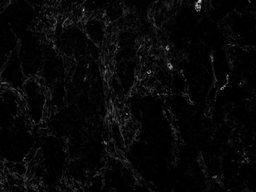
#> input picture images/fibronectin.png, 256 x 192 px, shrunk from 1872 x 1404 before the run
$ python test.py
#> lines starting #> are read from the running program, lines starting #| are printed output that depends on the picture; after the words box and inside, x2 and y2 are one past the last pixel; in counts of white or black regions, pixels touching at a corner belong together
#> further down, image is the input picture: shape (192, 256) float32; min 0, max 0.816, mean 0.0276
### psdetector/main.py
import numpy as np
import cv2

from tqdm import tqdm


class ShapeGenerator:
    def __init__(self, args, shape_function):
        self.args = args
        self.shape_function = shape_function

    def makeShapes(self):
        for arg in self.args:
            shape = self.shape_function(arg)
            yield arg, np.array(shape)


class ShapeDetector:
    def __init__(self, image: np.ndarray, shapes: ShapeGenerator):
        self.image = image / image.max()
        self.shapes = shapes

        self.max_response = None
        self.max_idx = None

    def match(self):
        param, shape = next(self.shapes.makeShapes())
        self.max_response = cv2.filter2D(self.image, -1, shape)
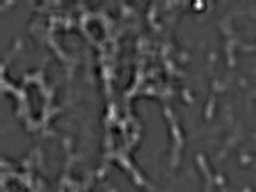
#> self.max_response: shape (192, 256) float32; min -0.0937, max 0.24, mean 3.96e-05; drawn with min black and max white
        self.max_idx = np.zeros((*self.image.shape, len(self.shapes.args[0])))
        for param, shape in tqdm(
            self.shapes.makeShapes(),
            desc="Matching shapes",
            total=len(self.shapes.args),
        ):
            filtered_image = cv2.filter2D(self.image, -1, shape)
            mask = filtered_image > self.max_response
            self.max_response[mask] = filtered_image[mask]
            self.max_idx[mask] = np.array(param)
#> this loop made 1008 passes
#> pass 2, in match, `mask = filtered_image > self.max_response`:
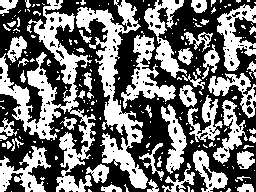
#> mask: shape (192, 256) bool; 44.2% white; 226 white regions (171 under 20 px), largest, box (x1, y1, x2, y2) and area: (0, 0, 96, 192) 4994, (76, 0, 148, 189) 3792, (121, 35, 176, 109) 1330
#> after the loop:
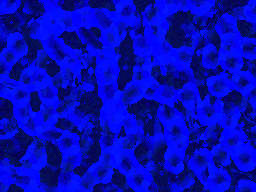
#> self.max_idx: shape (192, 256, 3) float64; mean of channels 0, 1, 2 0.8, 1.4, 26.1; drawn with min black and max white
#> after the loop:
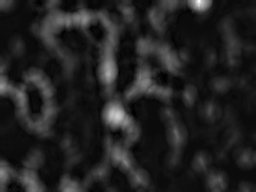
#> self.max_response: shape (192, 256) float32; min -0.0178, max 0.363, mean 0.033; drawn with min black and max white

    def __call__(self, threshold: float) -> np.ndarray:
        """
        threshold: float in [-1, 1]
        """
#> called with threshold = 0.2
        if self.max_response is None or self.max_idx is None:
            raise ValueError("Must call match() first.")

        self.mask = np.zeros_like(self.image, dtype=np.int8)
        sorted_intensities = np.sort(self.max_response, axis=None)[::-1]

        num_iterations = sum(corr >= threshold for corr in sorted_intensities)
#> num_iterations = 281
        for corr in tqdm(
            sorted_intensities, desc="Creating mask", total=num_iterations
        ):

            if corr <= threshold:
                break

            tmp = np.argwhere(self.max_response == corr)  # (row, col)
            params = self.max_idx[tmp[0, 0], tmp[0, 1], :]

            self.shapes.args = [params]
            _, curr_shape = next(self.shapes.makeShapes())

            # Embed shape
            cr, cc = tmp[0, 0], tmp[0, 1]

            half_size = np.array(curr_shape).shape[0] // 2

            if half_size == 0:
                continue

            shape = np.pad(np.zeros_like(self.image), (half_size, half_size))
            shape[cr: cr + 2 * half_size, cc: cc + 2 * half_size] = curr_shape
            shape = shape[half_size:-half_size, half_size:-half_size]

            if ((self.mask > 0) & (shape > 0)).any():
                continue

            self.mask = self.mask + (shape > 0) * 1
#> this loop made 282 passes
#> (corr, params, cr, cc) on passes 5, 6, 11: (0.345, [0.9, 1.57, 22], 2, 199), (0.334, [0.95, 1.57, 26], 2, 198), (0.313, [0.9, 1.18, 26], 2, 197)
#> pass 1, in normaliseEllipse (call 1010), `negative_indices = ellipse < 0`:
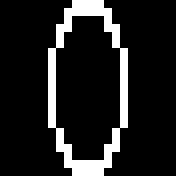
#> negative_indices: shape (22, 22) bool (shown 8 times larger); 12.4% white in thin lines or dots, all inside (x1, y1, x2, y2) = (6, 0, 16, 22)
#> after the loop:
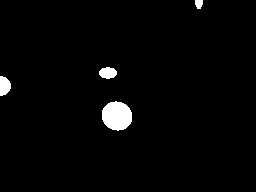
#> self.mask: shape (192, 256) int64; values 0 (black) and 1 (white), 2.2% white; 4 white regions, box (x1, y1, x2, y2) and area: (102, 101, 132, 131) 700, (0, 76, 11, 96) 172, (99, 67, 117, 79) 164, (195, 0, 203, 9) 60
#> after the loop:
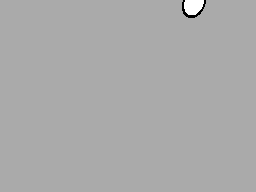
#> shape: shape (192, 256) float32; min -0.00538, max 0.00266, mean 1.83e-06; drawn with min black and max white

        return self.mask

### ellipses.py
"""

"""
import numpy as np


def getEllipse(e, theta, size: int = 200, fill_value: int = 1):
    r"""
    Example
    --------
    >>> ellipse = getEllipse(0.7, np.pi/4, 10)
    >>> plt.imshow(filled_ellipse)
    """
    size = int(size)

    # Define major / minor axes of ellipse
    a = 1.0
    b = np.sqrt(1 - e**2)

    # Create meshgrid
    x, y = np.meshgrid(np.linspace(-1, 1, size), np.linspace(-1, 1, size))

    # Create ellipse
    s, c = np.sin(theta), np.cos(theta)
    ellipse = ((x * c - y * s) / a)**2 + ((x * s + y * c) / b)**2

    # Fill ellipse
    mask = np.zeros_like(ellipse)
    mask[ellipse <= 1] = 1

    # Inside
    filled_ellipse = np.zeros_like(mask)
    filled_ellipse[mask == 1] = fill_value

    # Outside
    filled_ellipse[mask == 0] = 0

    # Edge
    edge = np.zeros_like(ellipse)
    edge[np.abs(ellipse - 1) < 0.2] = -1

    # Combine inside, outside, and edge
    filled_ellipse[edge == -1] = -fill_value

    return filled_ellipse


def normaliseEllipse(ellipse: np.ndarray) -> np.ndarray:
    r"""
    Parameters:
    -----------
    ellipse : np.ndarray
    """
    positive_indices = ellipse > 0
    negative_indices = ellipse < 0

    ellipse[positive_indices] /= np.count_nonzero(positive_indices)
    ellipse[negative_indices] /= np.count_nonzero(negative_indices)

    return ellipse


def generateEllipse(params):
    ellipse = getEllipse(*params)
    ellipse = normaliseEllipse(ellipse)
    ellipse = np.flipud(np.fliplr(ellipse))
    return ellipse

### test.py
from pathlib import Path

import matplotlib.pyplot as plt
import numpy as np
from scipy.ndimage import median_filter

from ellipses import generateEllipse
from psdetector import ShapeDetector, ShapeGenerator

if __name__ == '__main__':
    images_path = Path("images")

    # Example parameters
    eccentricities = np.arange(0.1, 1, 0.05)
    thetas = np.arange(0, np.pi, np.pi / 8)
    sizes = [12, 16, 22, 26, 30, 34, 36]

    ellipse_params = [
        (ecc, theta, size) for ecc in eccentricities
                        for theta in thetas
                        for size in sizes
    ]

    # Create an instance of the ShapeGenerator class
    generator = ShapeGenerator(ellipse_params, shape_function=generateEllipse)

    # Example
    image = plt.imread(images_path / "fibronectin.png")
    image = median_filter(image, size=11)

    sd = ShapeDetector(image, generator)
    sd.match()
    mask = sd(0.2)

    plt.imshow(mask, cmap="gray")
    plt.show()
